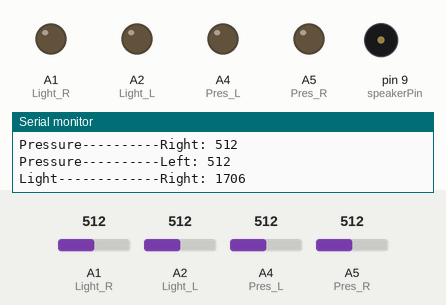
Recording of a sketch running on a simulated Arduino Uno, built with avr-gcc and run on an emulated ATmega328P. Shown: output pins drawn as LEDs (lit = HIGH), buzzer (waves = sounding), the last lines printed to the serial monitor. The inputs (shaded band) are chosen by the test bench; at power-on: A4 (Pres_L) = 512, A1 (Light_R) = 512, A2 (Light_L) = 512, A5 (Pres_R) = 512. Pins used as bus, display or sensor lines are not drawn.

Above: at 1.2 s.
1.3 s: A4 (Pres_L) set to 86
4.5 s: A4 (Pres_L) set to 76
At 5.0 s:
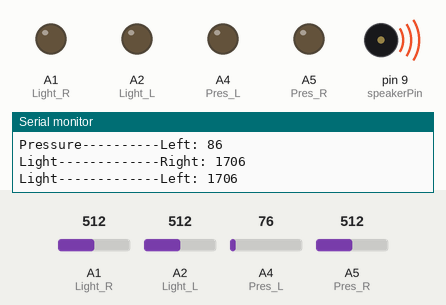
6.0 s: A4 (Pres_L) set to 306
7.5 s: A4 (Pres_L) set to 70
At 8.6 s:
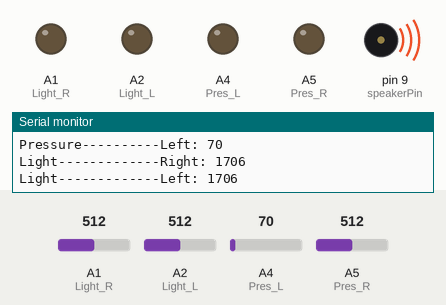
Timing chart, 0 to 10.2 s (numbered marks = the images above; inputs shaded):
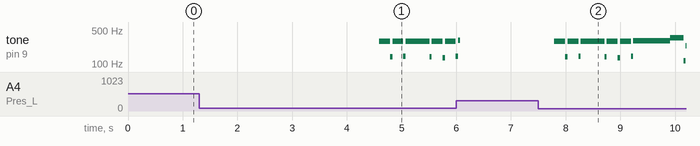

Measured:
- the behaviour switches between 81 and 80 on A4 (Pres_L) (found by bisection; images 0 and 1)
- after the input at 4.5 s, tone on pin 9 (speakerPin): plays 296 Hz for 0.20 s, 142 Hz for 0.04 s, 296 Hz for 0.20 s, 143 Hz for 0.04 s, 297 Hz for 0.44 s, 142 Hz for 0.04 s … (10 notes in this stretch), starting after 0.10 s
- after the input at 7.5 s, tone on pin 9 (speakerPin): plays 296 Hz for 0.20 s, 142 Hz for 0.04 s, 296 Hz for 0.20 s, 143 Hz for 0.04 s, 297 Hz for 0.44 s, 142 Hz for 0.04 s … (14 notes in this stretch), starting after 0.30 s

The sketch:

handle.ino
```cpp
int Pres_R = A5; //right pressure sensor
int Pres_L = A4; //left pressure sensor
int Light_R = A1; //right light sensor
int Light_L = A2; //left light sensor
int val_LR = 0;
int val_LL = 0;
int speakerPin = 9;


int length = 51;     // 노래의 총 길이 설정
char notes[] = "eeeeeeegcde fffffeeeeddedgeeeeeeegcde fffffeeeggfdc";   // 음계 설정
int beats[] = { 1, 1, 2, 1, 1, 2, 1, 1, 1, 1, 4,

                1, 1, 1, 1, 1, 1, 1, 1, 1, 1, 1, 1, 1, 2, 2,

                1, 1, 2, 1, 1, 2, 1, 1, 1, 1, 4,

                1, 1, 1, 1, 1, 1, 1, 1, 1, 1, 1, 1, 1, 4
              };

int tempo = 200;                   // 캐럴이 연주되는 속도

void playTone(int tone, int duration) {
  for (long i = 0; i < duration * 1000L; i += tone * 2) {
    if (analogRead(Pres_R) > 80 && analogRead(Pres_L) > 80 && (val_LR) > 55 && (val_LL) > 55) {
      loop();
    }
    else if (((analogRead(Pres_R)) < 80 || (val_LR) < 55) && ((analogRead(Pres_L)) < 80 || (val_LL) < 55)) {
      loop();
    }

    digitalWrite(speakerPin, HIGH);
    delayMicroseconds(tone);
    digitalWrite(speakerPin, LOW);
    delayMicroseconds(tone);
  }
}

void playNote(char note, int duration) {
  char names[] = { 'c', 'd', 'e', 'f', 'g', 'a', 'b', 'C' };        //음계 함수 설정
  int tones[] = { 1915, 1700, 1519, 1432, 1275, 1136, 1014, 956 };          // 음계 톤 설정
  for (int i = 0; i < 8; i++) {
    if (names[i] == note) {
      playTone(tones[i], duration);
    }
  }
}

void setup() {
  pinMode(Pres_R, OUTPUT);
  pinMode(Pres_L, OUTPUT);
  pinMode(Light_R, OUTPUT);
  pinMode(Light_L, OUTPUT);
  pinMode(speakerPin, OUTPUT);

  Serial.begin(9600);
}


void loop() {
//Pressure) non-touch=:140 & touch:10
  Serial.print("Pressure----------Right: ");
  Serial.println(analogRead(Pres_R));
  Serial.print("Pressure----------Left: ");
  Serial.println(analogRead(Pres_L));
  Serial.println();

//Light) non-touch=:90 & touch:0
  val_LR = map(analogRead(Light_R), 0, 30, 0, 100);
  val_LL = map(analogRead(Light_L), 0, 30, 0, 100);

  Serial.print("Light-------------Right: ");
  Serial.println(val_LR);
  Serial.print("Light-------------Left: ");
  Serial.println(val_LL);
  Serial.println();

  if (analogRead(Pres_R) > 80 && analogRead(Pres_L) > 80 && (val_LR) > 55 && (val_LL) > 55) {
    delay(500);
    loop();
  }
  else if (((analogRead(Pres_R)) > 80 && (val_LR) > 55) || ((analogRead(Pres_L)) > 80 && (val_LL) > 55)) {
    for (int i = 0; i < length; i++) {
      if (notes[i] == ' ') {
        delay(beats[i] * tempo); // rest
      }
      else {
        playNote(notes[i], beats[i] * tempo);
      }
      delay(tempo / 10);
    }
    delay(500);
  }


  delay(500);
}
```
